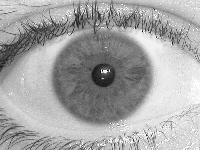
#> input picture data/sample/sample_img.jpg, 200 x 150 px, found by its file name
$ python DaugmanSegmentation.py   (older library calls are emulated)
#> lines starting #> are read from the running program, lines starting #| are printed output that depends on the picture; after the words box and inside, x2 and y2 are one past the last pixel; in counts of white or black regions, pixels touching at a corner belong together
### irisSeg/utils.py
import numpy as np
from scipy.signal import convolve

_round = lambda x: np.round(x).astype(np.uint8)


def search(image, rmin, rmax, x, y, feature):
    '''
        function to detect the pupil  boundary
        it searches a certain subset of the image
        with a given radius range(rmin,rmax)
        around a 10*10 neighbourhood of the point x,y given as input

    :param image: image to be processed
    :param rmin: min radius
    :param rmax: max radius
    :param x: x - coord of center point
    :param y: y - coord of center point
    :param feature: 'pupil' or 'iris'
    :return: Center coord followed by radius
    '''
    sigma = 0.5
    maxRadius = np.zeros(image.shape)
    maxBlur = np.zeros(image.shape)
    for i in np.arange(int(x) - 5, int(x) + 5):
        for j in np.arange(int(y) - 5, int(y) + 5):
            max_blur, max_blur_radius, blur = partialDerivative(image, [i, j], rmin, rmax, sigma, 600, feature)
            maxRadius[i, j] = max_blur_radius
            maxBlur[i, j] = max_blur
    X, Y = np.where(maxBlur == maxBlur.max())
    radius = maxRadius[X, Y]
    coordPupil = np.array([X, Y, radius])
    return coordPupil


def NormalLineIntegral(image, coord, r, n, feature):
    """
    Calculate the normalized line integral around a circular contour.
    Handles out-of-bound indices and ensures robust computation.

    Parameters:
        image (ndarray): Input image.
        coord (list): Center coordinates [x, y].
        r (int): Radius of the circle.
        n (int): Number of sides of the polygon.
        feature (str): Feature ('pupil' or 'iris').

    Returns:
        float: Normalized line integral value.
    """
    # Calculate the angle subtended by each polygon segment
    theta = (2 * np.pi) / n
    rows, cols = image.shape

    # Generate angles and calculate x, y coordinates of the circle's boundary
    angle = np.arange(theta, 2 * np.pi, theta)
    x = coord[0] - r * np.sin(angle)
    y = coord[1] + r * np.cos(angle)

    # Ensure coordinates are arrays for consistency
    x = np.array(x) if not isinstance(x, np.ndarray) else x
    y = np.array(y) if not isinstance(y, np.ndarray) else y

    # Validate and clip indices to stay within image bounds
    x = np.clip(x, 0, rows - 1).astype(np.uint16)
    y = np.clip(y, 0, cols - 1).astype(np.uint16)

    if feature == 'pupil':
        # Sum pixel values around the entire circle
        s = 0
        for i in range(len(x)):
            s += image[x[i], y[i]]
        line = s / n  # Normalize by the circumference
        return line

    elif feature == 'iris':
        # Sum pixel values over specific arc segments for iris
        s = 0
        # Top segment
        for i in range(1, _round(n / 8)):
            s += image[x[i], y[i]]
        # Middle lateral segments
        for i in range(_round(3 * n / 8) + 1, _round(5 * n / 8)):
            s += image[x[i], y[i]]
        # Bottom segment
        for i in range(_round(7 * n / 8) + 1, len(x)):
            s += image[x[i], y[i]]
        line = (2 * s) / n  # Normalize
        return line

    else:
        raise ValueError("Invalid feature type. Use 'pupil' or 'iris'.")


def matlab_style_gauss2D(shape=(3, 3), sigma=0.5):
    """
    2D gaussian mask - should give the same result as MATLAB's
    fspecial('gaussian',[shape],[sigma])
    """
    m, n = [(ss - 1.) / 2. for ss in shape]
    y, x = np.ogrid[-m:m + 1, -n:n + 1]
    h = np.exp(-(x * x + y * y) / (2. * sigma * sigma))
    h[h < np.finfo(h.dtype).eps * h.max()] = 0
    sumh = h.sum()
    if sumh != 0:
        h /= sumh
    return h


def partialDerivative(image, coord, rmin, rmax, sigma, n, feature):
    '''
        calculates the partial derivative of the normailzed line integral
        holding the centre coordinates constant
        and then smooths it by a gaussian of appropriate sigma
        rmin and rmax are the minimum and maximum values of radii expected
        function also returns the maximum value of blur and the corresponding radius
        with finite differnce vector blur

    :param image: preprocessed image
    :param coord: centre coordinates
    :param rmin: min radius
    :param rmax: max radius
    :param sigma: standard deviation of the gaussian
    :param n: number of sides of the polygon(for LineIntegral)
    :param feature: pupil or Iris
    :return: It gives finite differences vector, max value of blur
            and radius at max blur
    '''
    R = np.arange(rmin, rmax)
    count = R.shape[0]

    lineIntegral = []
    # lineIntegral = np.empty(7)

    for k in np.arange(0, count):
        # computing the normalized line integral for each radius
        temp = NormalLineIntegral(image, coord, R[k], n, feature)
        if temp == 0:
            # this case occurs iff the radius takes the circle out of the image
            # In this case,L is deleted as shown below and no more radii are taken for computation
            # (for that particular centre point).This is accomplished using the break statement
            break
        else:
            lineIntegral.append(temp)
            # np.append(lineIntegral,temp)
    if not isinstance(lineIntegral, np.ndarray):
        lineIntegral = np.array(lineIntegral)

    disc_diff = np.diff(lineIntegral)
    D = np.concatenate(([0], disc_diff))  # append one element at the beginning

    if sigma == 'inf':
        kernel = np.ones(7) / 7
    else:
        kernel = matlab_style_gauss2D([1, 5], sigma)  # generates a 5 member 1-D gaussian
        kernel = np.reshape(kernel, kernel.shape[1], order='F')

    blur = np.abs(convolve(D, kernel, 'same'))
    # Smooths the D vecor by 1-D convolution

    values, index = blur.max(0), blur.argmax(0)
    max_blur_radius = R[index]
    max_blur = blur[index]
    return max_blur, max_blur_radius, blur


def drawcircle(I, C, r, n=600):
    '''
        generate the pixels on the boundary of a regular polygon of n sides
        the polygon approximates a circle of radius r and is used to draw the circle
    :param I: image to be processed
    :param C: [x,y] Centre coordinates of the circumcircle
    :param r: radius of the circumcircle
    :param n: no of sides
    :return: Image with circle
    '''
    theta = (2 * np.pi) / n
    rows, cols = I.shape
    angle = np.arange(theta, 2 * np.pi, theta)

    x = C[0] - r * np.sin(angle)
    y = C[1] + r * np.cos(angle)

    if np.any(x >= rows) or np.any(y >= cols) or np.any(x <= 1) or np.any(y <= 1):
        return I
    for i in np.arange(1, n - 1):
        I[np.round(x[i]).astype(np.uint8), np.round(y[i]).astype(np.uint8)] = 1
    return I

### DaugmanSegmentation.py
import numpy as np
import cv2
from skimage.morphology import erosion
import matplotlib.pyplot as plt
from irisSeg.utils import partialDerivative, search, drawcircle
from PIL import Image

try:
    from PIL import Resampling  # Newer Pillow versions
    ANTIALIAS = Resampling.LANCZOS
except ImportError:
    try:
        ANTIALIAS = Image.ANTIALIAS  # Older Pillow versions
    except AttributeError:
        raise ImportError("Your Pillow version is incompatible. Please install Pillow 9.5.0 or upgrade to the latest version.")
# Replace this line:
# from scipy.misc import imresize


def imresize(img, scale):
    """
    Resize the image using PIL's resize method.
    :param img: Input image (NumPy array or PIL.Image object)
    :param scale: Scaling factor (float)
    :return: Resized image (PIL.Image object)
    """
    # Ensure img is a PIL Image object
    if not isinstance(img, Image.Image):
        img = Image.fromarray(img)

    # Calculate the new size
    size = (int(img.width * scale), int(img.height * scale))
    img_resized = img.resize(size, ANTIALIAS)
    return img_resized


# this function returns the indexes that satisfy certain function func
indices = lambda a, func: [i for (i, val) in enumerate(a) if func(val)]


#  This function replicates the matlab function rgb2gray
rgb2gray = lambda x: np.dot(x[..., :3], [0.2989, 0.5870, 0.1140])


#  This function replicates the matlab function im2double
im2double = lambda im: im.astype(float) / np.iinfo(im.dtype).max  # Divide all values by the largest possible value in the datatype

def irisSeg(image_or_path, rmin, rmax, view_output=False):
    """
    Segments the iris and pupil from the input image using Daugman's method.

    :param image_or_path: Image file path or NumPy array
    :param rmin: Minimum radius of the iris
    :param rmax: Maximum radius of the iris
    :param view_output: If True, displays the segmented image
    :return: Coordinates of the iris and pupil, and the segmented image
    """
#> called with image_or_path = 'Data/sample_img.jpg', rmin = 40, rmax = 70, view_output = True
    # Load the image if a file path is provided
    if isinstance(image_or_path, str):
        image = cv2.imread(image_or_path, cv2.IMREAD_GRAYSCALE)
#> image is the input picture: shape (150, 200); min 0, max 255, mean 165.5
        if image is None:
            raise FileNotFoundError(f"Image file not found: {image_or_path}")
    elif isinstance(image_or_path, np.ndarray):
        if len(image_or_path.shape) == 3:  # Convert to grayscale if RGB
            image = cv2.cvtColor(image_or_path, cv2.COLOR_BGR2GRAY)
        else:
            image = image_or_path
    else:
        raise ValueError("Invalid input: Provide a file path or NumPy array.")

    # Convert to float [0, 1]
    image = im2double(image)

    # Convert to binary for erosion
    binary_image = (image < 0.5).astype(np.uint8)
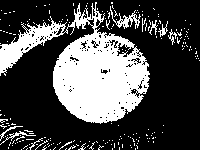
#> binary_image: shape (150, 200); values 0 (black) and 1 (white), 29.8% white; 205 white regions (195 under 20 px), largest, box (x1, y1, x2, y2) and area: (0, 2, 150, 124) 7883, (110, 6, 141, 29) 200, (0, 131, 36, 145) 72

    # Apply morphological erosion
    eroded_image = erosion(binary_image)
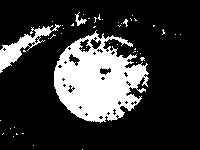
#> eroded_image: shape (150, 200); values 0 (black) and 1 (white), 20.9% white; 48 white regions (44 under 20 px), largest, box (x1, y1, x2, y2) and area: (54, 30, 149, 123) 5302, (0, 24, 61, 73) 759, (75, 12, 87, 26) 61, (123, 19, 128, 27) 20

    rows, cols = image.shape
#> rows = 150; cols = 200

    # Identify potential center coordinates
    X, Y = np.where(image < 0.5)  # Extract low-intensity regions
#> X = 8931 values from 2 to 149; Y = 8931 values, max 199 at index 3561, min 0 at index 325, mean 88.5

    nan = -99999
    valid_indices = []
    for k in range(len(X)):
        if rmin <= X[k] <= rows - rmin and rmin <= Y[k] <= cols - rmin:
            A = image[max(0, X[k] - 1):X[k] + 2, max(0, Y[k] - 1):Y[k] + 2]
            if image[X[k], Y[k]] == A.min():
                valid_indices.append(k)
#> after the loop, valid_indices = 554 values from 1700 to 7961

    X, Y = X[valid_indices], Y[valid_indices]
#> X = 554 values from 40 to 110; Y = 554 values, max 148 at index 250, min 40 at index 7, mean 101.6

    # Initialize blur metrics
    maxBlur = np.zeros((rows, cols))
    maxRadius = np.zeros((rows, cols))

    for j in range(len(X)):
        max_blur, max_blur_radius, _ = partialDerivative(image, [X[j], Y[j]], rmin, rmax, 'inf', 600, 'iris')
        maxBlur[X[j], Y[j]] = max_blur
        maxRadius[X[j], Y[j]] = max_blur_radius
#> this loop made 554 passes
#> (values in partialDerivative, index in partialDerivative, max_blur_radius, max_blur) on passes 1 to 3: (0.0147, 24, 64, 0.0147), (0.0146, 14, 54, 0.0146), (0.0132, 11, 51, 0.0132)
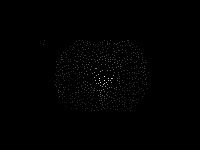
#> maxBlur: shape (150, 200) float64; min 0, max 0.0835, mean 0.000364; drawn with min black and max white

    # Locate the iris center
    x, y = np.unravel_index(np.argmax(maxBlur), maxBlur.shape)

    # Define scale before using it
    scale = 1.0  # Default scale value (1.0 means no scaling)

    coord_iris = search(image, rmin, rmax, x, y, 'iris') / scale
#> after the loop in search, `for i in np.arange(int(x) - 5, int(x) + 5):`:
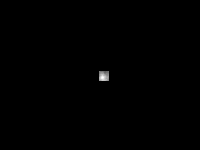
#> maxBlur: shape (150, 200) float64; min 0, max 0.13, mean 0.000279; drawn with min black and max white
    coord_pupil = search(
        image,
        int(0.1 * maxRadius[x, y]),
        int(0.8 * maxRadius[x, y]),
        coord_iris[0] * scale,
        coord_iris[1] * scale,
        'pupil',
    ) / scale

    # Ensure pimage is defined (it was missing in the original code)
    pimage = np.copy(image)

    # Draw the detected circles
    segmented_img = drawcircle(pimage, [coord_iris[0], coord_iris[1]], coord_iris[2], 600)
    segmented_img = drawcircle(segmented_img, [coord_pupil[0], coord_pupil[1]], coord_pupil[2], 600)
#> call 2 of drawcircle, with r = array of shape (1,), n = 600
#> after the loop in drawcircle (call 2), `for i in np.arange(1, n - 1):`:
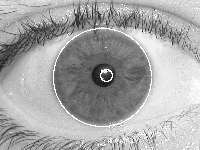
#> I: shape (150, 200) float64; min 0, max 1, mean 0.654

    # Optionally display the output
    if view_output:
        plt.imshow(segmented_img, cmap='gray')
        plt.title("Segmented Iris and Pupil")
        plt.axis("off")
        plt.show()

    return coord_iris, coord_pupil, segmented_img


if __name__ == '__main__':
    # Example usage of the irisSeg function
    coord_iris, coord_pupil, output_image = irisSeg('Data/sample_img.jpg', 40, 70, view_output=True)

    print("Iris Coordinates:", coord_iris)
#| Iris Coordinates: [[ 77.]
#|  [102.]
#|  [ 49.]]
    print("Pupil Coordinates:", coord_pupil)
#| Pupil Coordinates: [[ 75.]
#|  [106.]
#|  [  6.]]
